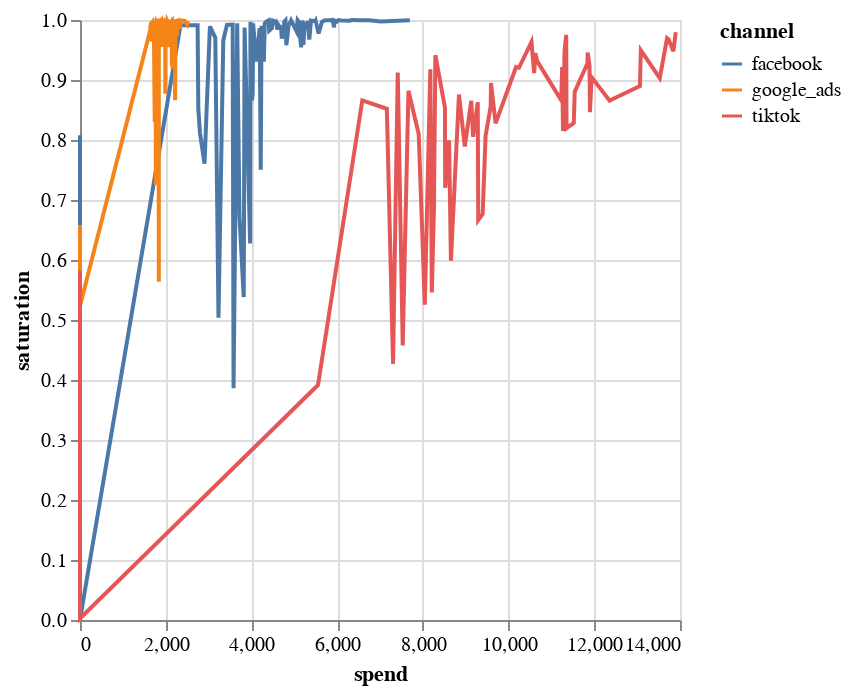

Notebook code cell kept with this figure:
### Code cell
alt.Chart(plot_sat_df).encode(
    x='spend',
    y='saturation',
    color='channel'
).mark_line(
)

### Figure 1 — Vega-Lite specification as saved in the notebook (floating-point values rounded to 4 significant figures; data arrays with more than 128 entries replaced by an {"elided": "..."} marker saying what was removed)
{"config": {"view": {"continuousWidth": 300, "continuousHeight": 300}}, "data": {"name": "data-85fd7b98047183528da5b1e704c0438b"}, "mark": {"type": "line"}, "encoding": {"color": {"field": "channel", "type": "nominal"}, "x": {"field": "spend", "type": "quantitative"}, "y": {"field": "saturation", "type": "quantitative"}}, "$schema": "https://vega.github.io/schema/vega-lite/v5.20.1.json", "datasets": {"data-85fd7b98047183528da5b1e704c0438b": {"elided": "600 records"}}}
